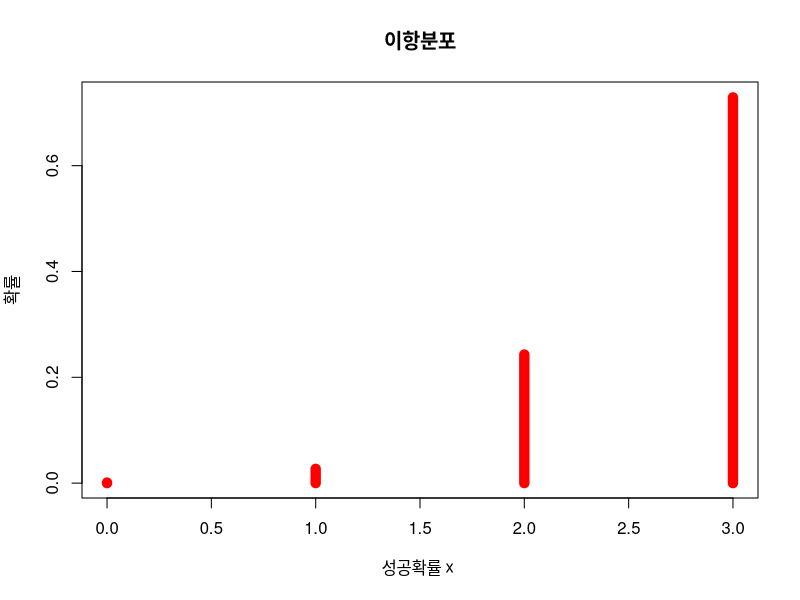
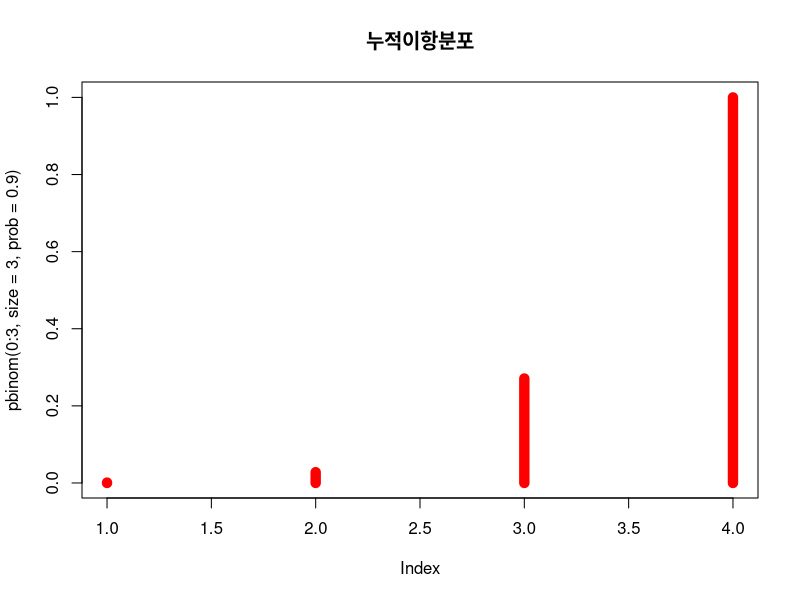
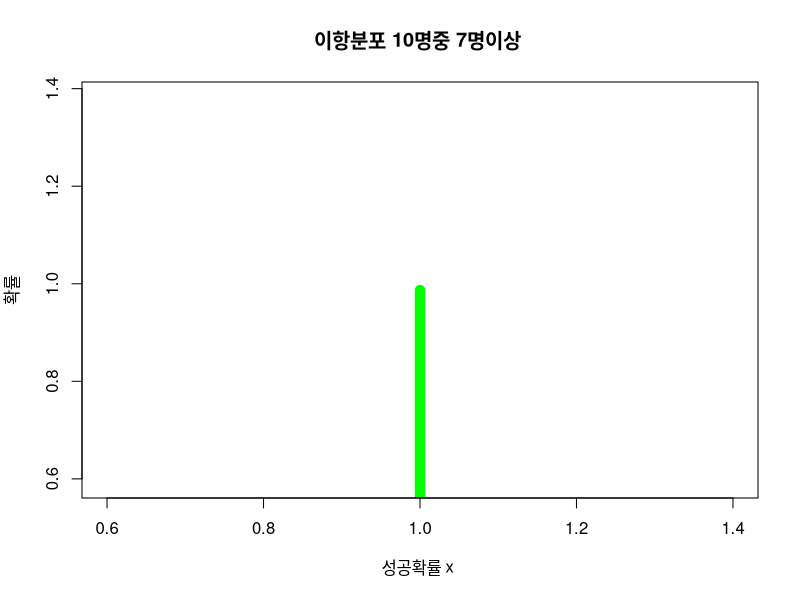
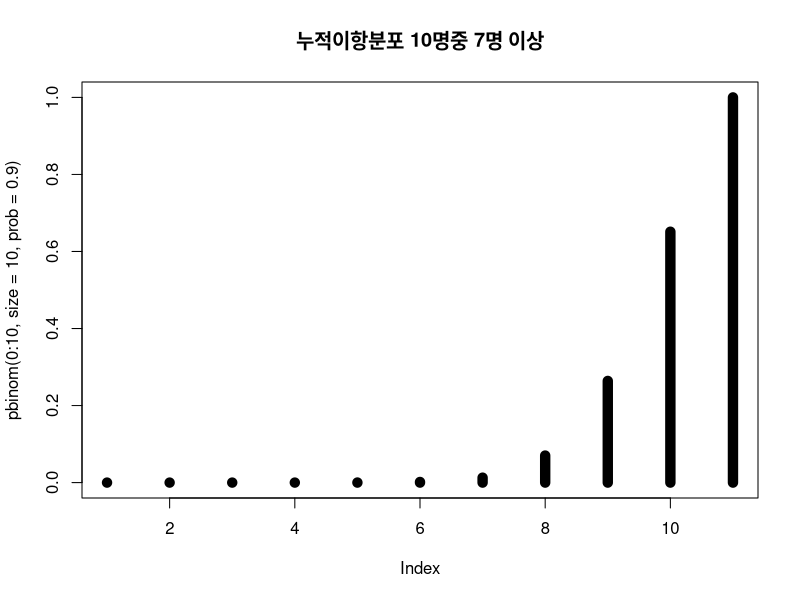

Here is the R script that generated these plots, in order:
#확률 분포 

#이항분포 


#확률밀도함수 : d~~
#누적분포함수(점수) : p~~
#누적분포함수(확률) : q~~~

#이항분포
#이항분포 확률밀도
#dbinom(성공횟수,size(시행횟수n),prob(성공확률))

#마트 할인쿠폰 성공사례
#시행횟수 :3명
#성공확률 : 90%
#p(x=a) 확률 계산


dbinom(0,size =3 , prob = 0.9)

dbinom(1,size =3 , prob = 0.9)

dbinom(2,size =3 , prob = 0.9)
dbinom(3,size =3 , prob = 0.9)


#이항분포 확률밀도 graph 

y<- dbinom(0:3, size = 3, prob =0.9)
y

plot(0:3, y, 
     type = 'h',
     lwd = 10 ,
     col ='red', 
     ylab ='확률',
     xlab = '성공확률 x ',
     main = '이항분포')


# 확률 질량함수 < ----- > 확률 밀도함수 
# 이산확률 변수에서 특정 값에 대한 확률을 나타내는 함수 

# 누적 확률 계산 
# P(x<=a) 이하 lower.tail = TRUE
# P(x <a ) 초과 lower.tail = FALSE
# P(x <= 1) 이하로 받을 확률 

pbinom(1, size = 3 , prob = 0.9 , lower.tail = TRUE)

# P(x >1 )초과로 받을 확률 

pbinom(0,size = 3 , prob = 0.9 , lower.tail = FALSE)

# 누적 이항분포 graph

plot (pbinom(0:3,size = 3 ,prob = 0.9),
             type = 'h',
             lwd =10,
             col ='red',
             main = '누적이항분포')


#문제
#10명중 7명 이상 : P(X> 6) 확률 0.9 계산 


plot (pbinom(6,size =10, prob = 0.9,lower.tail = FALSE),
      type = 'h',
      lwd =10,
      col ='green',
      ylab = '확률',
      xlab = '성공확률 x ',
      main ='이항분포 10명중 7명이상 ')


plot ( pbinom(0:10, size = 10 , prob = 0.9),
       type = 'h',
       lwd = 10,
       main = '누적이항분포 10명중 7명 이상')




